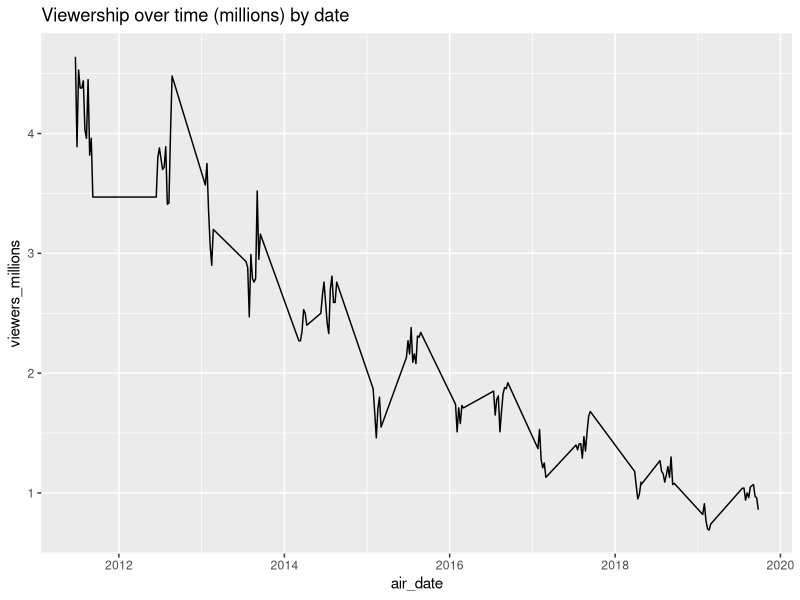
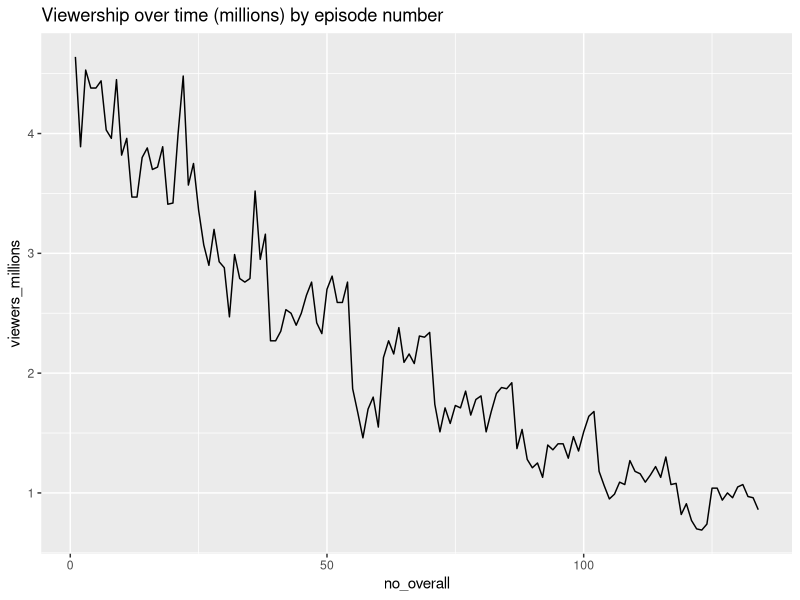
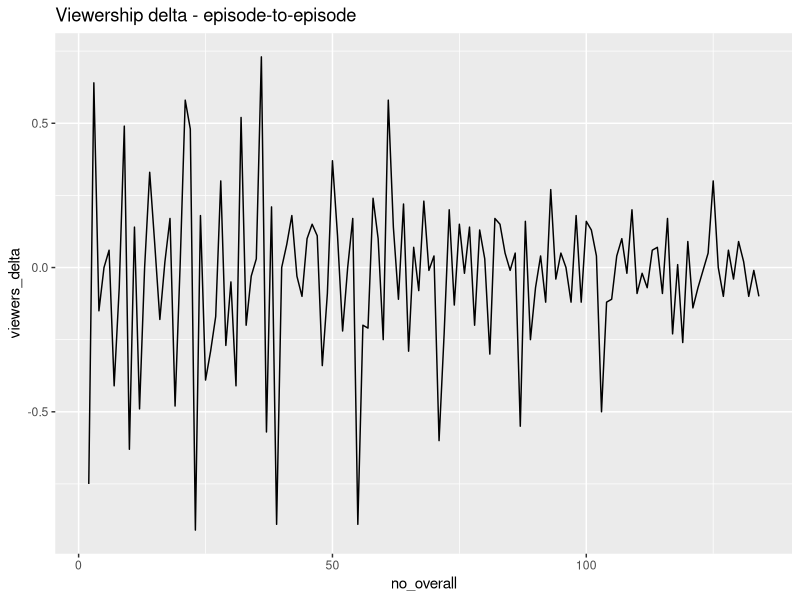

Write R code to recreate these figures, in order.
## ---- chunk 1
#| echo=FALSE
#| message = FALSE
#| warning=FALSE

library(readxl)
library(psych)
library(dplyr)
setwd('C:\\RR_kg\\repositories\\RRcourse2023\\Quarto and MD 1')

data_suits <- read_xlsx('data_suits.xlsx') %>%
  mutate(viewers_millions = as.numeric(viewers_millions))

t(describe(data_suits$viewers_millions))
## ---- chunk 2
#| echo=FALSE
#| message = FALSE
#| warning=FALSE

library(ggplot2)
data_suits %>%
  ggplot(aes(x=air_date, y=viewers_millions)) +
  geom_line() +
  ggtitle('Viewership over time (millions) by date')

data_suits %>%
  ggplot(aes(x=no_overall, y=viewers_millions)) +
  geom_line() +
  ggtitle('Viewership over time (millions) by episode number')
## ---- chunk 3
#| echo=FALSE
#| message = FALSE
#| warning=FALSE

data_suits$viewers_delta <- c(0, diff(data_suits$viewers_millions))

data_suits[-1,] %>%
  ggplot(aes(x=no_overall, y=viewers_delta)) +
  geom_line() +
  ggtitle('Viewership delta - episode-to-episode')
## ---- chunk 4
#| echo=FALSE
#| message = FALSE
#| warning=FALSE

delta_s1_s9 <- abs(data_suits$viewers_millions[125] - data_suits$viewers_millions[1])
delta_s3_s5 <- abs(data_suits$viewers_millions[61] - data_suits$viewers_millions[29])
